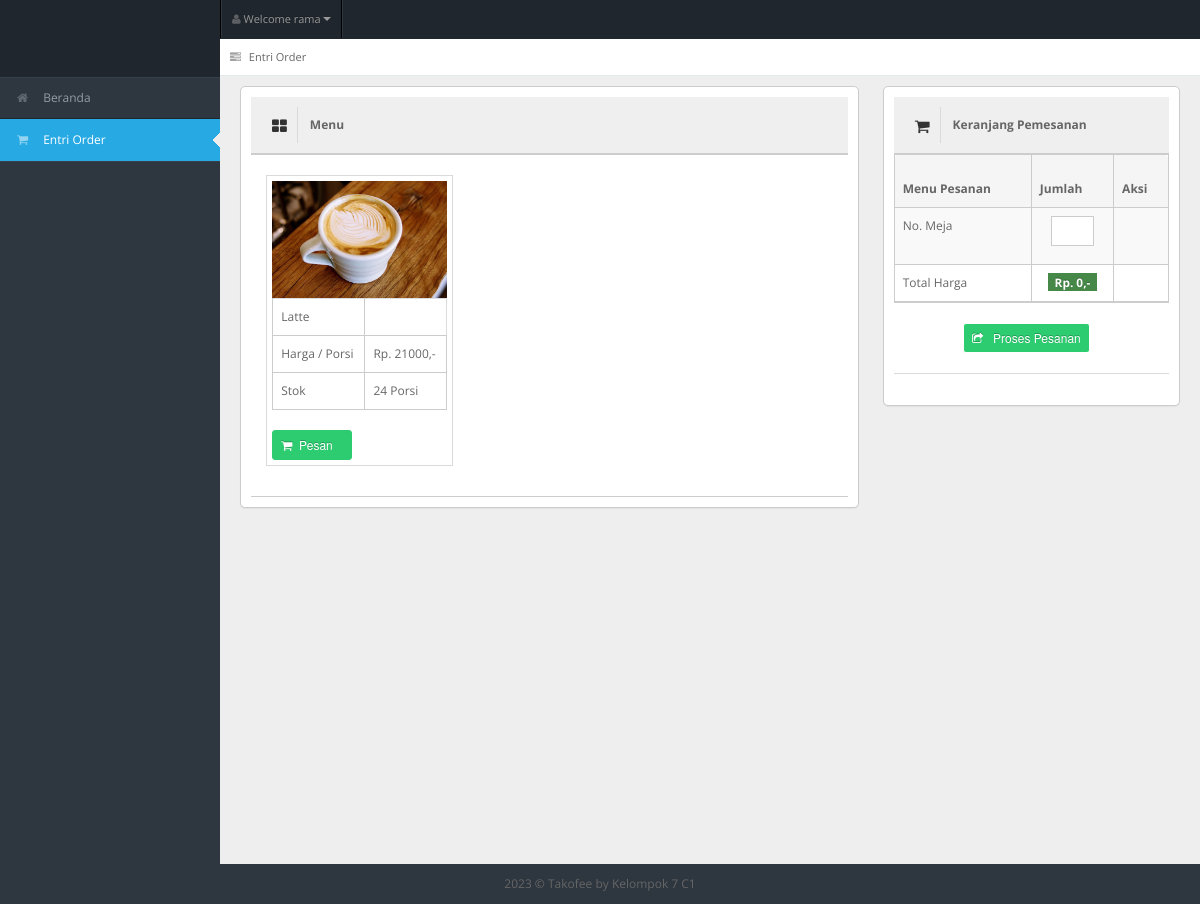
Page /entri_order.php (signed in) on the committed database.
### tables this page shows
CREATE TABLE `tb_user` (
  `id_user` int(11) NOT NULL,
  `username` varchar(150) NOT NULL,
  `password` varchar(150) NOT NULL,
  `nama_user` varchar(150) NOT NULL,
  `id_level` int(11) NOT NULL,
  `status` varchar(150) NOT NULL
);

CREATE TABLE `tb_masakan` (
  `id_masakan` int(11) NOT NULL,
  `nama_masakan` varchar(150) NOT NULL,
  `harga` varchar(150) NOT NULL,
  `stok` int(11) NOT NULL,
  `status_masakan` varchar(150) NOT NULL,
  `gambar_masakan` varchar(150) NOT NULL
);

### entri_order.php (the view, shortened to what this page needs)
<!DOCTYPE html>
<?php
include "connection/koneksi.php";
$id = $_SESSION['id_user'];
if (isset($_SESSION['username'])) {
  $query = "select * from tb_user natural join tb_level where id_user = $id";
  mysqli_query($conn, $query);
  $sql = mysqli_query($conn, $query);
  while ($r = mysqli_fetch_array($sql)) {
?>
    <html lang="en">
    <head>
      <link rel="stylesheet" href="template/dashboard/css/bootstrap.min.css" />
      <link rel="stylesheet" href="template/dashboard/css/bootstrap-responsive.min.css" />
      <link rel="stylesheet" href="template/dashboard/css/fullcalendar.css" />
      <link rel="stylesheet" href="template/dashboard/css/matrix-style.css" />
      <link rel="stylesheet" href="template/dashboard/css/matrix-media.css" />
      <link href="template/dashboard/font-awesome/css/font-awesome.css" rel="stylesheet" />
      <link rel="stylesheet" href="template/dashboard/css/jquery.gritter.css" />
    </head>
    <body>
      <div id="header">
        <h1><a href="entri_order.php">Entri Order</a></h1>
      </div>
      <div id="user-nav" class="navbar navbar-inverse">
        <ul class="nav">
          <li class="dropdown" id="profile-messages"><a title="" href="#" data-toggle="dropdown" data-target="#profile-messages" class="dropdown-toggle"><i class="icon icon-user"></i> <span class="text">Welcome <?php echo $r['nama_user']; ?></span><b class="caret"></b></a>
          </li>
        </ul>
      </div>
      <div id="sidebar"><a href="entri_order.php" class="visible-phone"><i class="icon shopping-cart"></i> <span>Entri Order</span></a>
        <ul>
          <?php
          if ($r['id_level'] == 1) {
          ?>
            <li> <a href="beranda.php"><i class="icon icon-home"></i> <span>Beranda</span></a> </li>
            <li> <a href="entri_referensi.php"><i class="icon icon-tasks"></i> <span>Entri Referensi</span></a> </li>
            <li> <a href="generate_laporan.php"><i class="icon icon-print"></i> <span>Generate Laporan</span></a> </li>
          <?php
          } else if ($r['id_level'] == 4) {
          ?>
            <li><a href="beranda.php"><i class="icon icon-home"></i> <span>Beranda</span></a> </li>
            <li> <a href="generate_laporan.php"><i class="icon icon-print"></i> <span>Generate Laporan</span></a> </li>
          <?php
          } else if ($r['id_level'] == 5) {
          ?>
            <li><a href="beranda.php"><i class="icon icon-home"></i> <span>Beranda</span></a> </li>
            <li class="active"> <a href="entri_order.php"><i class="icon icon-shopping-cart"></i> <span>Entri Order</span></a> </li>
          <?php
          }
          ?>
        </ul>
      </div>
      <div id="content">
        <div id="content-header">
          <div id="breadcrumb"> <a href="entri_order.php" title="Go to here" class="tip-bottom"><i class="icon icon-tasks"></i> Entri Order</a></div>
        </div>
        <div class="container-fluid">
          <?php
          if ($r['id_level'] == 5) {
          ?>
            <?php
            $order = array();
            if (in_array($id, $order)) {
            ?>
              <div class="row-fluid">
                <div class="span6">
                  <div class="widget-box span12">
                    <div class="widget-title"> <span class="icon"> <i class="icon-hand-right"></i> </span>
                      <h5>Notifications</h5>
                    </div>
                    <div class="widget-content">
                      <div class="alert alert-info alert-block">
                        <h4 class="alert-heading">Informasi !</h4>
                        Terimakasih, Anda telah melakukan pemesanan.<br>
                        Silahkan tunggu pesanan tiba di meja saudara. Apabila selesai menyantap hidangan, silahkan lakukan proses pembayaran di kasir !
                      </div>
                    </div>
                  </div>
                </div>
                <div class="span6">
                  <div class="widget-box span12">
                    <div class="widget-title"> <span class="icon"> <i class="icon-shopping-cart"></i> </span>
                      <h5>Menu yang dipesan</h5>
                    </div>
                    <div class="widget-content nopadding">
                      <table class="table table-bordered table-invoice-full">
                        <thead>
                          <tr>
                            <th class="head0">No.</th>
                            <th class="head1">Menu</th>
                            <th class="head0 right">Jumlah</th>
                            <th class="head1 right">Harga</th>
                            <th class="head0 right">Total</th>
                          </tr>
                        </thead>
                        <tbody>
                          <?php
                          $no_order_fiks = 1;
                          $query_order_fiks = "select * from tb_pesan natural join tb_masakan where id_user = $id and status_pesan != 'sudah'";
                          $sql_order_fiks = mysqli_query($conn, $query_order_fiks);
                          while ($r_order_fiks = mysqli_fetch_array($sql_order_fiks)) {
                          ?>
                            <tr>
                              <td>
                                <center><?php echo $no_order_fiks++; ?>. </center>
                              </td>
                              <td><?php echo $r_order_fiks['nama_masakan']; ?></td>
                              <td class="right">
                                <center><?php echo isset($r_order_fiks['jumlah']) ? $r_order_fiks['jumlah'] : ''; ?></center>
                              </td>
                              <td class="right">Rp. <?php echo $r_order_fiks['harga']; ?>,-</td>
                              <td class="right">
                                <strong>
                                  Rp.
                                  <?php
                                  $hasil = abs($r_order_fiks['harga'] * $r_order_fiks['jumlah']);
                                  echo $hasil;
                                  ?>,-
                                </strong>
                              </td>
                            </tr>
                          <?php
                          }
                          $query_harga = "select * from tb_order where id_pengunjung = $id and status_order = 'belum bayar'";
                          $sql_harga = mysqli_query($conn, $query_harga);
                          $result_harga = mysqli_fetch_array($sql_harga);
                          ?>
                          <tr>
                            <td></td>
                            <td><strong>
                                <center>Total</center>
                              </strong></td>
                            <td class="right"></td>
                            <td class="right"></td>
                            <td class="right"><strong>Rp. <?php echo $result_harga['total_harga']; ?>,-</strong></td>
                          </tr>
                          <tr>
                            <td></td>
                            <td><strong>
                                <center>No. Meja</center>
                              </strong></td>
                            <td class="right"></td>
                            <td class="right"></td>
                            <td class="right">
                              <center><strong><?php echo $result_harga['no_meja']; ?></strong></center>
                            </td>
                          </tr>
                        </tbody>
                      </table>
                    </div>
                  </div>
                </div>
              </div>
            <?php
            } else {
            ?>
              <div class="row-fluid">
                <div class="span8">
                  <div class="widget-box span12">
                    <div class="widget-title bg_lg"><span class="icon"><i class="icon-th-large"></i></span>
                      <h5>Menu</h5>
                    </div>
                    <div class="widget-content">
                      <ul class="thumbnails">
                        <div class="btn-icon-pg">
                          <ul>
                            <?php
                            $pesan = array();
                            $query_data_makanan = "select * from tb_masakan where stok > 0 order by id_masakan desc";
                            $sql_data_makanan = mysqli_query($conn, $query_data_makanan);
                            while ($r_dt_makanan = mysqli_fetch_array($sql_data_makanan)) {
                            ?>
                              <li class="span2">
                                <a> <img src="gambar/<?php echo $r_dt_makanan['gambar_masakan'] ?>" alt=""> </a>
                                <table class="table table-bordered">
                                  <tbody>
                                    <tr>
                                      <td><?php echo $r_dt_makanan['nama_masakan']; ?></td>
                                    </tr>
                                    <tr>
                                      <td>Harga / Porsi</td>
                                      <td>Rp. <?php echo $r_dt_makanan['harga']; ?>,-</td>
                                    </tr>
                                    <tr>
                                      <td>Stok</td>
                                      <td><?php echo $r_dt_makanan['stok']; ?> Porsi</td>
                                    </tr>
                                  </tbody>
                                </table>
                                <form action="" method="post">
                                  <?php
                                  if (in_array($r_dt_makanan['id_masakan'], $pesan)) {
                                  ?>
                                    <button type="submit" value="<?php echo $r_dt_makanan['id_masakan']; ?>" name="tambah_pesan" class="btn btn-danger btn-mini" disabled>
                                      <i class='icon-shopping-cart'></i>&nbsp;&nbsp;Telah dipesan &nbsp;&nbsp;
                                    </button>
                                  <?php
                                  } else {
                                  ?>
                                    <button type="submit" value="<?php echo $r_dt_makanan['id_masakan']; ?>" name="tambah_pesan" class="btn btn-success btn-mini">
                                      <i class='icon-shopping-cart'></i>&nbsp;&nbsp;Pesan &nbsp;&nbsp;
                                    </button>
                                  <?php
                                  }
                                  ?>
                                </form>
                              </li>
                            <?php
                            }
                            ?>
                          </ul>
                        </div>
                      </ul>
                    </div>
                  </div>
                </div>
                <div class="span4">
                  <form action="" method="post">
                    <div class="widget-box">
                      <div class="widget-title"> <span class="icon"> <i class="icon-shopping-cart"></i> </span>
                        <h5>Keranjang Pemesanan</h5>
                      </div>
                      <div class="widget-content nopadding">
                        <table class="table table-bordered table-striped">
                          <thead>
                            <tr>
                              <th style="width: 50%">Menu Pesanan</th>
                              <th style="width: 30%">Jumlah</th>
                              <th style="width: 20%">Aksi</th>
                            </tr>
                          </thead>
                          <tbody>
                            <tr class="odd gradeX">
                              <td>No. Meja</td>
                              <td>
                                <center>
                                  <input class="span8" name="no_meja" type="number" value="" min="1" pattern="-" placeholder="" id="myNumberInput" required />
                                </center>
                              </td>
                              <td>
                              </td>
                            </tr>
                            <tr class="odd gradeX">
                              <td>Total Harga</td>
                              <td>
                                <center>
                                  <span class="label label-success">&nbsp;Rp. <span id="total_harga">0</span>,-&nbsp;</span>
                                </center>
                              </td>
                              <td>
                              </td>
                            </tr>
                          </tbody>
                        </table>
                      </div>
                      <br>
                      <center>
                        <button type="submit" value="" name="proses_pesan" class="btn btn-mini btn-info" onclick="return validatePesan()">
                          <i class='icon-share'></i> &nbsp;&nbsp;Proses Pesanan
                        </button>
                      </center>
                      <hr>
                    </div>
                  </form>
                </div>
              </div>
          <?php
            }
          }
          ?>
        </div>
      </div>
      <div class="row-fluid">
        <div id="footer" class="span12"> <?php echo date('Y'); ?> &copy; Takofee <a href="#">by Kelompok 7 C1</a> </div>
      </div>
    </body>
    </html>
<?php
  }
} else {
  header('location: logout.php');
}
?>

### template/dashboard/css/matrix-media.css (style rules this page uses)
body { background:#2E363F; }
#header { background-color: #1f262d; margin-top:10px; }
#sidebar > ul { border-bottom: 1px solid #37414b }
#sidebar > ul > li { border-top: 1px solid #37414b; border-bottom: 1px solid #1f262d; }
#sidebar > ul > li.active { background-color: #27a9e3; border-bottom: 1px solid #27a9e3; border-top: 1px solid #27a9e3; }
#sidebar > ul > li.active a { color:#fff; text-decoration:none; }

### rows in the picture
tb_user: nama_user "rama"
tb_masakan: gambar_masakan (picture), nama_masakan "Latte", harga "21000", stok "24", $r_dt_makanan['id_masakan'] 4 (drawn)
